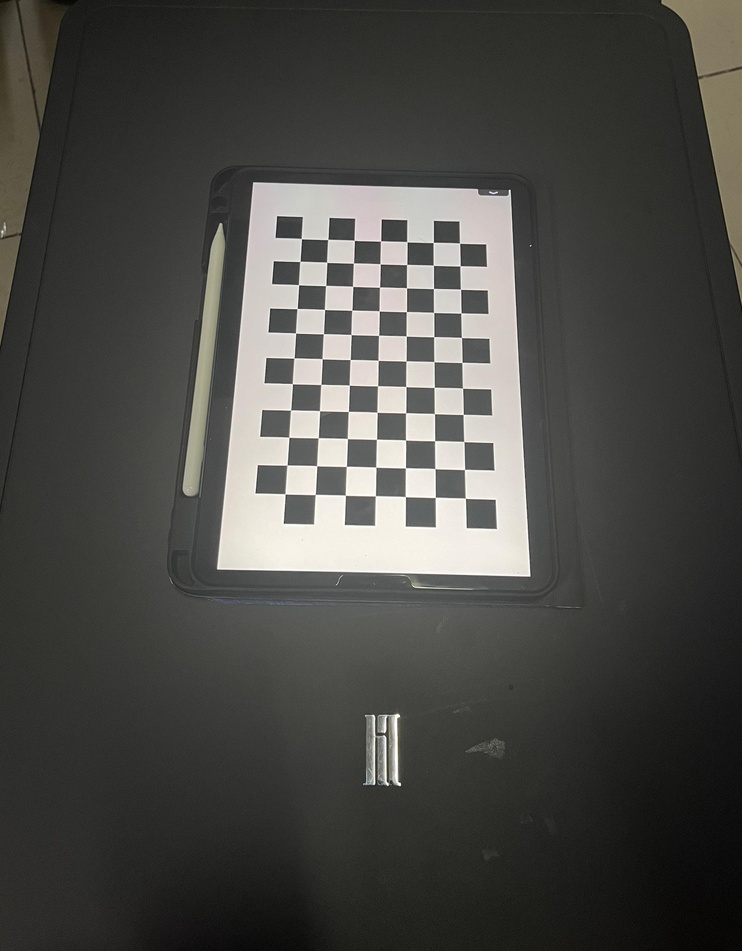
#> input picture 标定图片/correct/test1/test3.jpg, 742 x 951 px, shrunk from 2598 x 3332 before the run, found by its file name
$ python main.py
#> lines starting #> are read from the running program, lines starting #| are printed output that depends on the picture
import cv2
import numpy as np

# 加载倾斜图像
image = cv2.imread('test3.jpg')
#> image is the input picture: shape (951, 742, 3); mean B, G, R 69.6, 73.3, 73.8
# cv2.imshow("Raw Image", image)
# cv2.waitKey(0)
# 定义相机内参矩阵K (请替换为实际参数)
f_x, f_y = 3052.74045205680, 3054.04988708449  # 焦距
c_x, c_y = 2011.14595030742, 1501.75719918596  # 主点坐标
K = np.array([[f_x, 0, c_x], [0, f_y, c_y], [0, 0, 1]])

# 定义相机旋转矩阵R (请替换为实际旋转矩阵)
R = np.array([
    [0.920385726773255, 0.0467763042816092, 0.388203672457928],
    [-0.0471108260842716, 0.998852114251377, -0.00866163501957808],
    [-0.388163218270003, -0.0103165504559019, 0.921532899450131]
])

# 计算透视变换矩阵H
H = K @ R @ np.linalg.inv(K)

# 应用透视变换
height, width = image.shape[:2]
#> height = 951; width = 742
corrected_image = cv2.warpPerspective(image, H, (width*2, height*2))
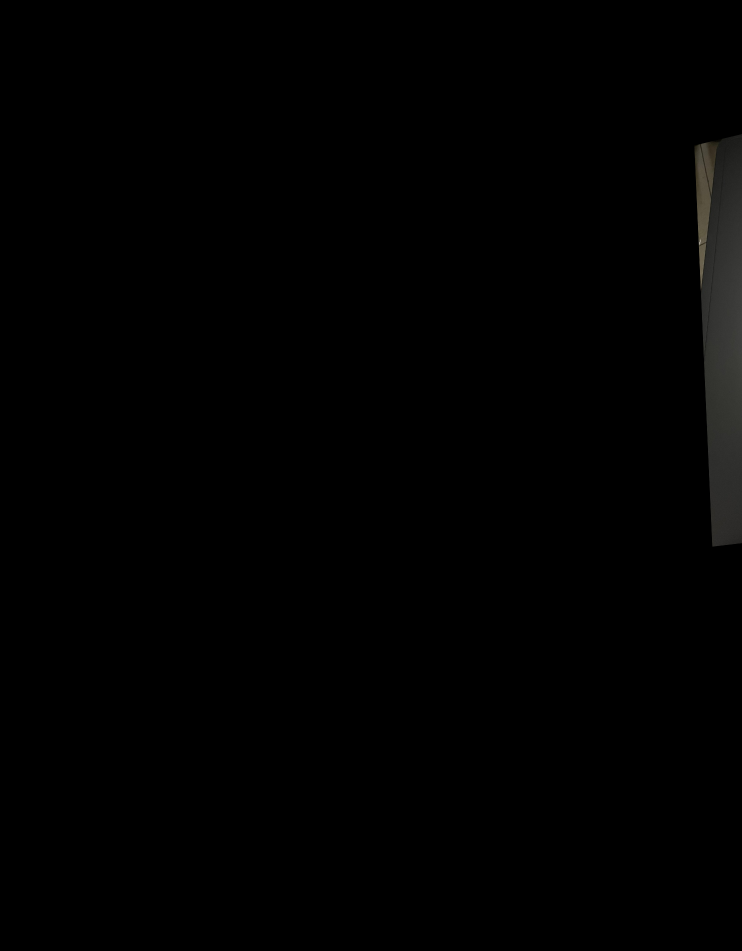
#> corrected_image: shape (1902, 1484, 3) (shown at 1/2 size); mean B, G, R 1, 1.1, 1.1

# 显示结果
# cv2.imshow("Corrected Image", corrected_image)
# cv2.waitKey(0)
cv2.imwrite("corrected_image3.jpg", corrected_image)
cv2.destroyAllWindows()
